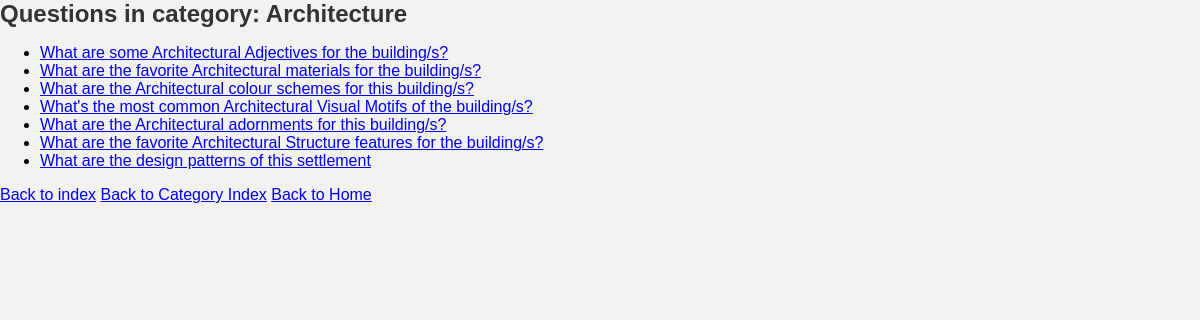
Page /oracles/category/Architecture/ on the committed database.
### oracles/models.py (models this page shows, shortened)
class OracleQuestion(models.Model):
    question_text = models.CharField(max_length=200)
    category = models.CharField(max_length=200, default='General')
    description = models.TextField(blank=True)
    die = models.CharField(max_length=6, default='d20')

### oracles/views.py (the view)
# urls.py: path('category/<str:category>/', views.category, name='category'),
def category(request, category):
    questions = OracleQuestion.objects.filter(category=category)
    context = {
        'category': category,
        'questions': questions,
    }
    return render(request, 'oracles/category.html', context)

### oracles/templates/oracles/category.html
{% load static %}
<link rel="stylesheet" href="{% static 'simpleGMe/css/styles.css' %}">
<h1>Questions in category: {{ category }}</h1>
<ul>
{% for question in questions %}
    <li><a href="{% url 'oracles:detail' question.id %}">{{ question.question_text }}</a></li>
{% endfor %}
</ul>
<a href="{% url 'oracles:index' %}">Back to index</a>
<a href="{% url 'oracles:indexCategory' %}">Back to Category Index</a>
<a href="/">Back to Home</a>

### simpleGMe/static/simpleGMe/css/styles.css (style rules this page uses)
body, h1, p { margin: 0; padding: 0; }
h1 { font-size: 24px; font-weight: bold; color: #333; margin-bottom: 10px; }

### rows in the picture
OracleQuestion: question_text "What are some Architectural Adjectives for the building/s?"
OracleQuestion: question_text "What are the favorite Architectural materials for the building/s?"
OracleQuestion: question_text "What are the Architectural colour schemes for this building/s?"
OracleQuestion: question_text "What's the most common Architectural Visual Motifs of the building/s?"
OracleQuestion: question_text "What are the Architectural adornments for this building/s?"
OracleQuestion: question_text "What are the favorite Architectural Structure features for the building/s?"
OracleQuestion: question_text "What are the design patterns of this settlement"

### other values in the picture
{{ category }} "Architecture"
